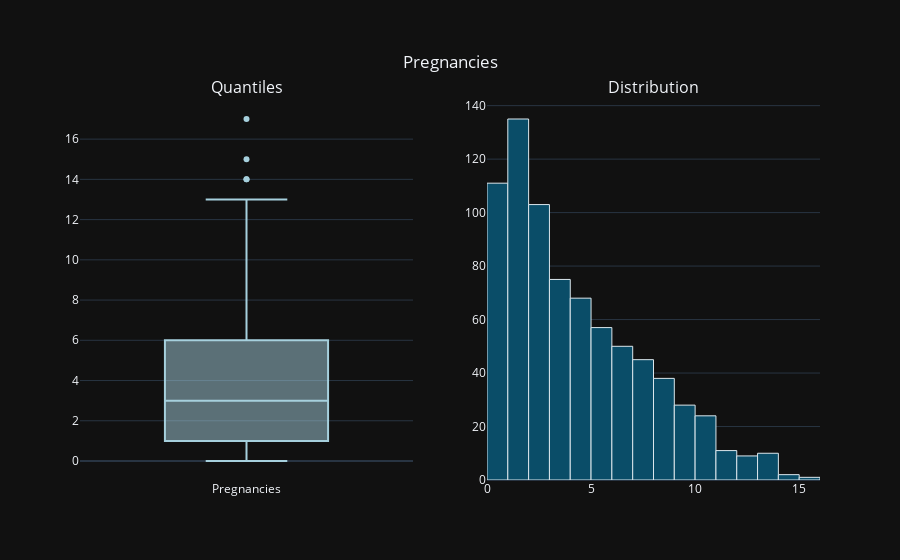
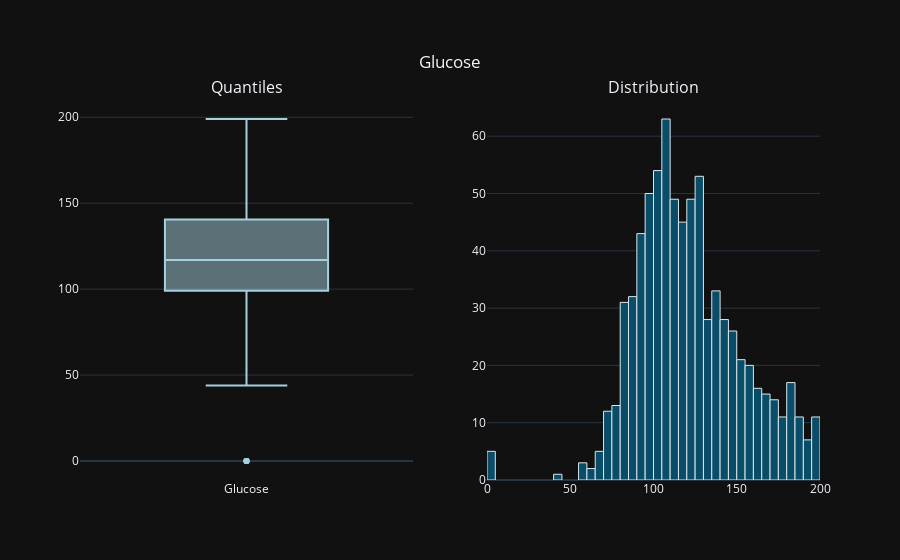
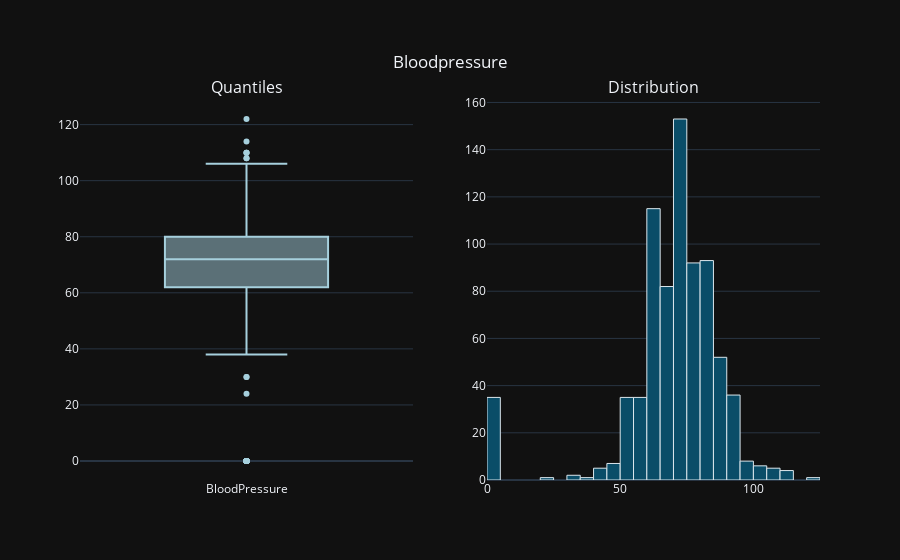
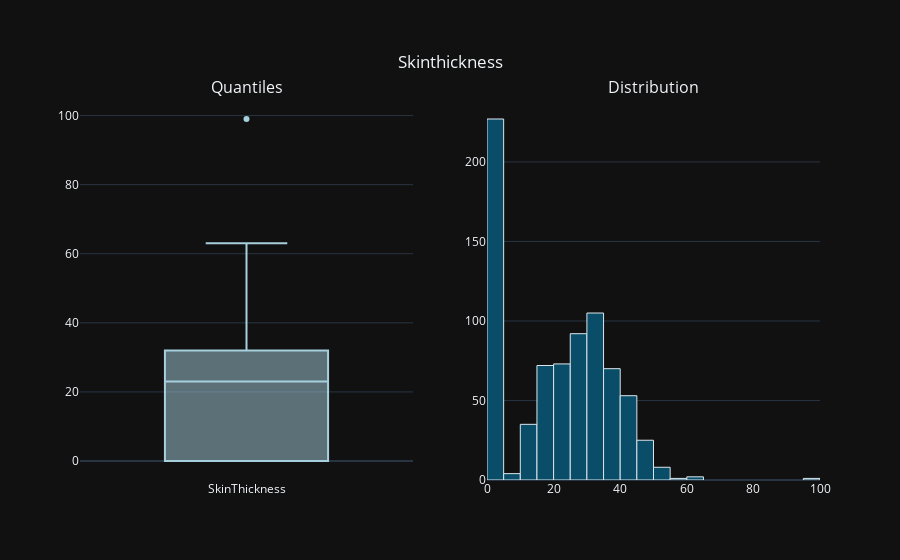

Write notebook code for charts like these, in order.
### Code cell
for i in num_cols:
    num_var_summary(df, i)

### Figure 1 — Plotly figure (JSON) as saved in the notebook; plotly's stock layout.template omitted (floating-point values rounded to 4 significant figures; data arrays with more than 128 entries replaced by an {"elided": "..."} marker saying what was removed)
{"data": [{"marker": {"color": "#A6D0DD"}, "name": "Pregnancies", "showlegend": false, "type": "box", "xaxis": "x", "y": {"elided": "768 int values"}, "yaxis": "y"}, {"marker": {"color": "#0A4D68", "line": {"color": "#DBE6EC", "width": 1}}, "name": "Pregnancies", "showlegend": false, "type": "histogram", "x": {"elided": "768 int values"}, "xaxis": "x2", "xbins": {"end": 17, "start": 0}, "yaxis": "y2"}], "layout": {"annotations": [{"font": {"size": 16}, "showarrow": false, "text": "Quantiles", "x": 0.225, "xanchor": "center", "xref": "paper", "y": 1.0, "yanchor": "bottom", "yref": "paper"}, {"font": {"size": 16}, "showarrow": false, "text": "Distribution", "x": 0.775, "xanchor": "center", "xref": "paper", "y": 1.0, "yanchor": "bottom", "yref": "paper"}], "title": {"text": "Pregnancies", "x": 0.5, "xanchor": "center", "y": 0.9, "yanchor": "top"}, "xaxis": {"anchor": "y", "domain": [0.0, 0.45]}, "xaxis2": {"anchor": "y2", "domain": [0.55, 1.0]}, "yaxis": {"anchor": "x", "domain": [0.0, 1.0]}, "yaxis2": {"anchor": "x2", "domain": [0.0, 1.0]}}}

### Figure 2 — Plotly figure (JSON) as saved in the notebook; plotly's stock layout.template omitted (floating-point values rounded to 4 significant figures; data arrays with more than 128 entries replaced by an {"elided": "..."} marker saying what was removed)
{"data": [{"marker": {"color": "#A6D0DD"}, "name": "Glucose", "showlegend": false, "type": "box", "xaxis": "x", "y": {"elided": "768 int values"}, "yaxis": "y"}, {"marker": {"color": "#0A4D68", "line": {"color": "#DBE6EC", "width": 1}}, "name": "Glucose", "showlegend": false, "type": "histogram", "x": {"elided": "768 int values"}, "xaxis": "x2", "xbins": {"end": 199, "start": 0}, "yaxis": "y2"}], "layout": {"annotations": [{"font": {"size": 16}, "showarrow": false, "text": "Quantiles", "x": 0.225, "xanchor": "center", "xref": "paper", "y": 1.0, "yanchor": "bottom", "yref": "paper"}, {"font": {"size": 16}, "showarrow": false, "text": "Distribution", "x": 0.775, "xanchor": "center", "xref": "paper", "y": 1.0, "yanchor": "bottom", "yref": "paper"}], "title": {"text": "Glucose", "x": 0.5, "xanchor": "center", "y": 0.9, "yanchor": "top"}, "xaxis": {"anchor": "y", "domain": [0.0, 0.45]}, "xaxis2": {"anchor": "y2", "domain": [0.55, 1.0]}, "yaxis": {"anchor": "x", "domain": [0.0, 1.0]}, "yaxis2": {"anchor": "x2", "domain": [0.0, 1.0]}}}

### Figure 3 — Plotly figure (JSON) as saved in the notebook; plotly's stock layout.template omitted (floating-point values rounded to 4 significant figures; data arrays with more than 128 entries replaced by an {"elided": "..."} marker saying what was removed)
{"data": [{"marker": {"color": "#A6D0DD"}, "name": "BloodPressure", "showlegend": false, "type": "box", "xaxis": "x", "y": {"elided": "768 int values"}, "yaxis": "y"}, {"marker": {"color": "#0A4D68", "line": {"color": "#DBE6EC", "width": 1}}, "name": "BloodPressure", "showlegend": false, "type": "histogram", "x": {"elided": "768 int values"}, "xaxis": "x2", "xbins": {"end": 122, "start": 0}, "yaxis": "y2"}], "layout": {"annotations": [{"font": {"size": 16}, "showarrow": false, "text": "Quantiles", "x": 0.225, "xanchor": "center", "xref": "paper", "y": 1.0, "yanchor": "bottom", "yref": "paper"}, {"font": {"size": 16}, "showarrow": false, "text": "Distribution", "x": 0.775, "xanchor": "center", "xref": "paper", "y": 1.0, "yanchor": "bottom", "yref": "paper"}], "title": {"text": "Bloodpressure", "x": 0.5, "xanchor": "center", "y": 0.9, "yanchor": "top"}, "xaxis": {"anchor": "y", "domain": [0.0, 0.45]}, "xaxis2": {"anchor": "y2", "domain": [0.55, 1.0]}, "yaxis": {"anchor": "x", "domain": [0.0, 1.0]}, "yaxis2": {"anchor": "x2", "domain": [0.0, 1.0]}}}

### Figure 4 — Plotly figure (JSON) as saved in the notebook; plotly's stock layout.template omitted (floating-point values rounded to 4 significant figures; data arrays with more than 128 entries replaced by an {"elided": "..."} marker saying what was removed)
{"data": [{"marker": {"color": "#A6D0DD"}, "name": "SkinThickness", "showlegend": false, "type": "box", "xaxis": "x", "y": {"elided": "768 int values"}, "yaxis": "y"}, {"marker": {"color": "#0A4D68", "line": {"color": "#DBE6EC", "width": 1}}, "name": "SkinThickness", "showlegend": false, "type": "histogram", "x": {"elided": "768 int values"}, "xaxis": "x2", "xbins": {"end": 99, "start": 0}, "yaxis": "y2"}], "layout": {"annotations": [{"font": {"size": 16}, "showarrow": false, "text": "Quantiles", "x": 0.225, "xanchor": "center", "xref": "paper", "y": 1.0, "yanchor": "bottom", "yref": "paper"}, {"font": {"size": 16}, "showarrow": false, "text": "Distribution", "x": 0.775, "xanchor": "center", "xref": "paper", "y": 1.0, "yanchor": "bottom", "yref": "paper"}], "title": {"text": "Skinthickness", "x": 0.5, "xanchor": "center", "y": 0.9, "yanchor": "top"}, "xaxis": {"anchor": "y", "domain": [0.0, 0.45]}, "xaxis2": {"anchor": "y2", "domain": [0.55, 1.0]}, "yaxis": {"anchor": "x", "domain": [0.0, 1.0]}, "yaxis2": {"anchor": "x2", "domain": [0.0, 1.0]}}}
